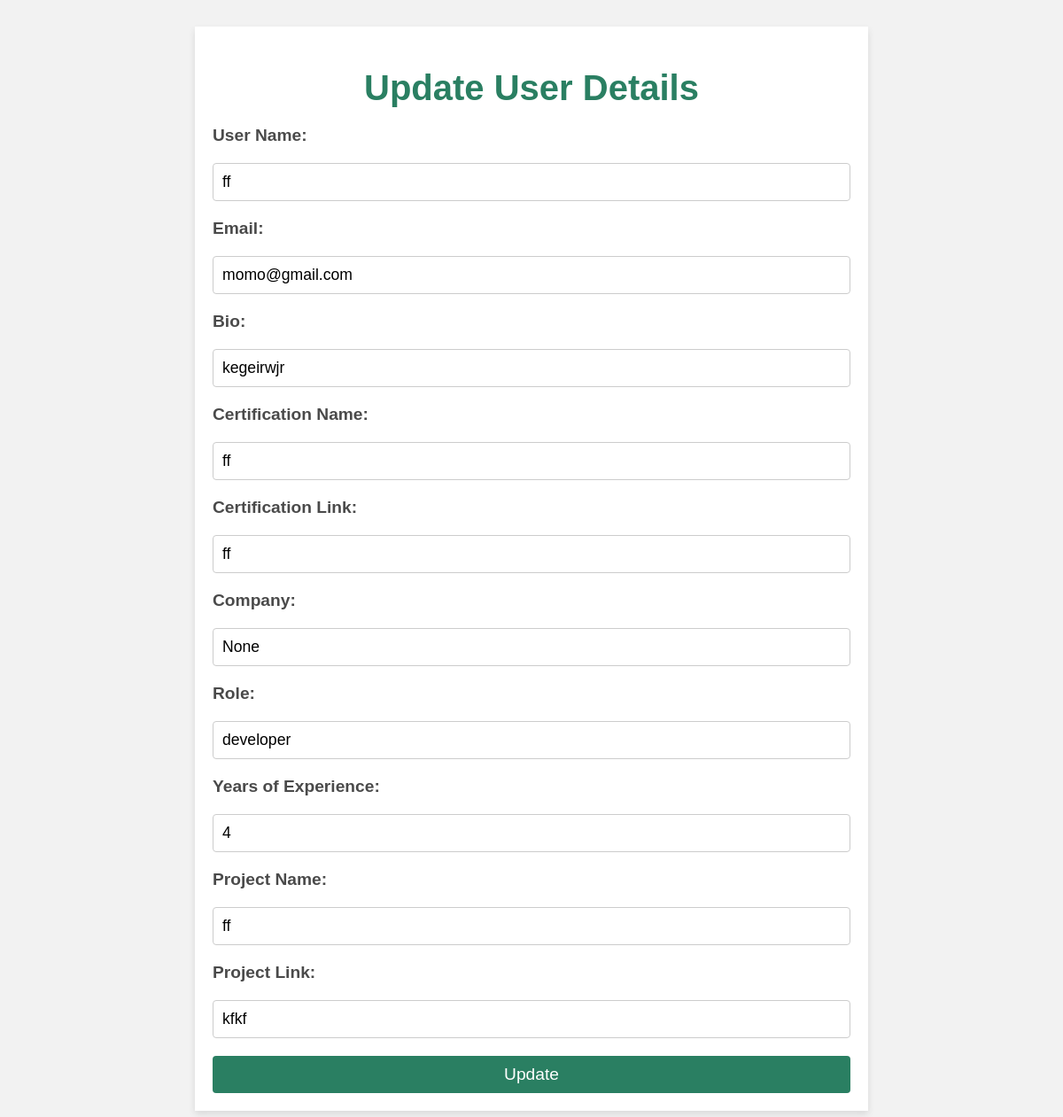
The page /updateview/1/ on the database its author committed.
### portfolio/models.py (models this page shows, shortened)
class Portfolio(models.Model):
    name = models.CharField(max_length=255, blank=True)  # Name can be blank
    email = models.EmailField(max_length=255, blank=True) # Email can be blank or null
    bio = models.TextField(blank=True, null=True)  # Bio can be blank or null
    company = models.CharField(max_length=255, blank=True, null=True)  # Company (optional)
    role = models.CharField(max_length=255, blank=True, null=True)  # Role (optional)
    work_experience = models.TextField(blank=True, null=True)  # Add work_experience field
    education = models.TextField(blank=True, null=True)
    years_of_experience = models.IntegerField(blank=True, null=True)  # Years of experience (optional)
    project_name = models.CharField(max_length=255)  # Project Name (mandatory)
    project_link = models.URLField(max_length=255, blank=True, null=True)  # Project Link (optional)
    certification_name = models.CharField(max_length=255, blank=True, null=True)  # Certification Name (optional)
    certification_link = models.URLField(max_length=255, blank=True, null=True)  # Certification Link (optional)

### portfolio/views.py (the view, shortened to what this page needs)
# urls.py: path('updateview/<int:user_id>/', views.updateuser,name="update"),
def updateuser(request,user_id):
    user = Portfolio.objects.get(id=user_id)
    return render(request, 'updateview.html',{'user':user})

### portfolio/templates/updateview.html (shortened to what this page needs)
<!DOCTYPE html>
<html lang="en">
<head>
</head>
<body>
<div class="container">
    <h1>Update User Details</h1>
    <form action="" method="post">
        <label for="name">User Name:</label>
        <input type="text" name="name" id="name" placeholder="Enter the username" value="{{ user.name }}">
        <label for="email">Email:</label>
        <input type="email" name="email" id="email" placeholder="Enter your email" value="{{ user.email }}">
        <label for="bio">Bio:</label>
        <input type="text" name="bio" id="bio" placeholder="Enter your bio" value="{{ user.bio }}">
        <label for="cname">Certification Name:</label>
        <input type="text" name="cname" id="cname" placeholder="Enter the certification name" value="{{ user.certification_name }}">
        <label for="clink">Certification Link:</label>
        <input type="text" name="clink" id="clink" placeholder="Enter the certification link" value="{{ user.certification_link }}">
        <label for="company">Company:</label>
        <input type="text" name="company" id="company" placeholder="Enter your company name" value="{{ user.company }}">
        <label for="role">Role:</label>
        <input type="text" name="role" id="role" placeholder="Enter your role in the company" value="{{ user.role }}">
        <label for="experience">Years of Experience:</label>
        <input type="number" name="experience" id="experience" placeholder="Enter your years of experience" value="{{ user.years_of_experience }}">
        <label for="pname">Project Name:</label>
        <input type="text" name="pname" id="pname" placeholder="Enter the project name" value="{{ user.project_name }}">
        <label for="plink">Project Link:</label>
        <input type="text" name="plink" id="plink" placeholder="Enter the project link" value="{{ user.project_link }}">
        <input type="submit" value="Update">
    </form>
</div>
</body>
</html>

### portfolio/templates/updateview.html (style rules this page uses)
body { background-color: #f2f2f2; font-family: 'Verdana', sans-serif; color: #4a4a4a; margin: 0; padding: 0; }
.container { width: 60%; margin: 30px auto; padding: 20px; background-color: #ffffff; box-shadow: 0 4px 8px rgba(0, 0, 0, 0.1); }
h1 { text-align: center; color: #2a7f62; font-size: 2.5rem; margin-bottom: 20px; }
form { width: 100%; display: grid; gap: 20px; margin-top: 20px; }
label { font-size: 1.2rem; font-weight: bold; }
input[type="text"], input[type="email"], input[type="number"] { padding: 10px; font-size: 1.1rem; border: 1px solid #ccc; border-radius: 4px; width: 100%; box-sizing: border-box; }
input[type="submit"] { background-color: #2a7f62; color: white; font-size: 1.2rem; padding: 10px 20px; border: none; border-radius: 4px; cursor: pointer; transition: background-color 0.3s; }

### rows shown on the page
Portfolio: name "ff", email "momo@gmail.com", bio "kegeirwjr", cname "ff", clink "ff", company "None", role "developer", experience "4", pname "ff", plink "kfkf"
